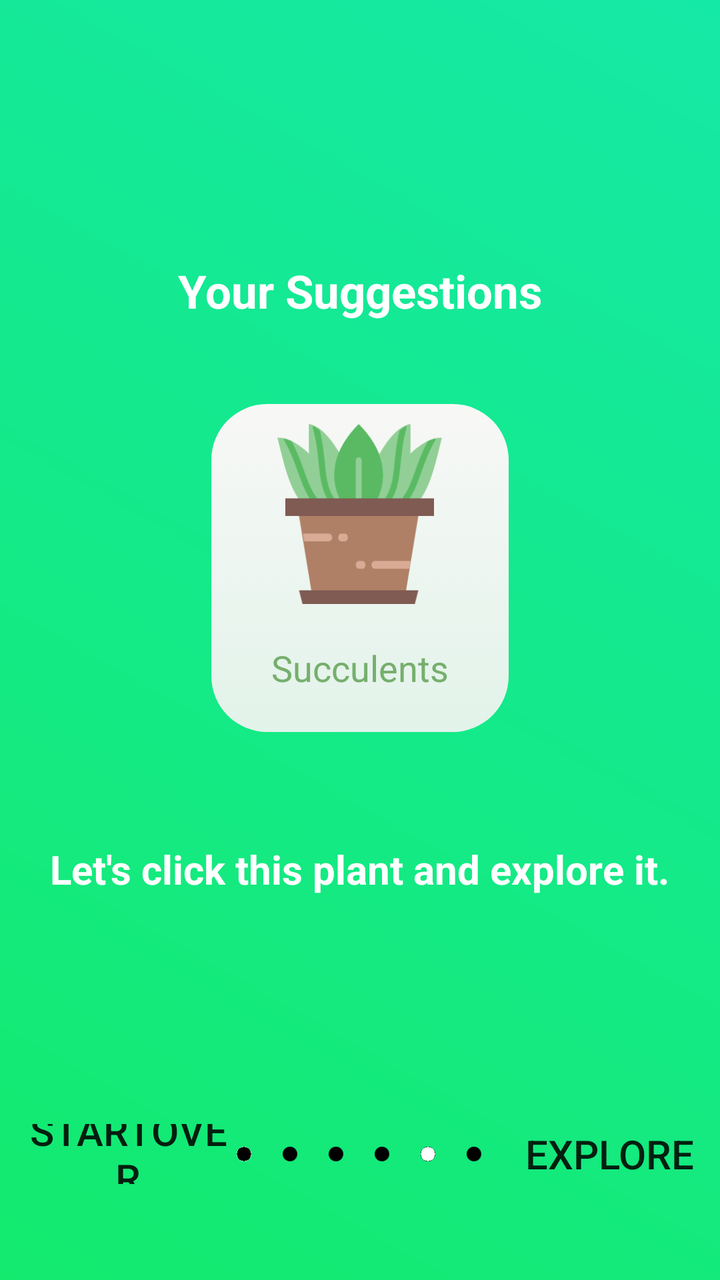
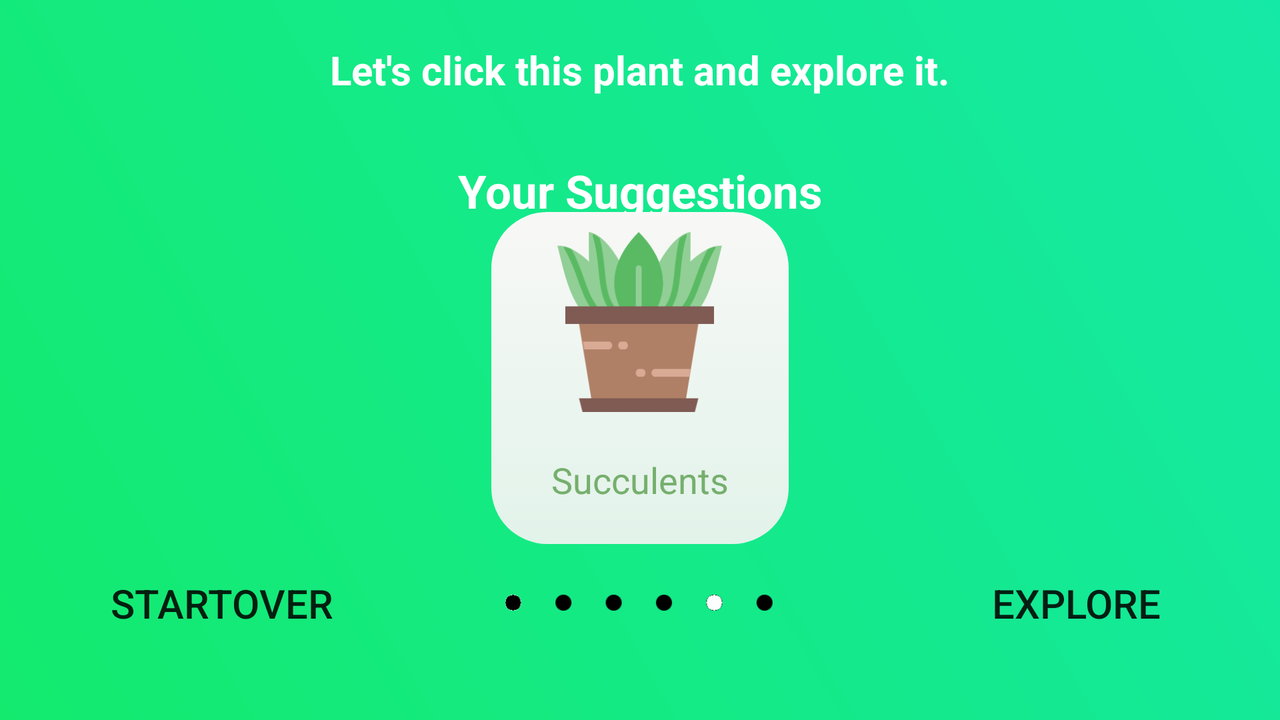

First picture: res/layout/ on a phone held upright. Second picture: the repository's own variant of that layout, on a device whose configuration matches the variant's folder. Source for both follows.
<!-- AndroidManifest.xml: application theme AppTheme -->
<!-- res/layout/yoursuggestion.xml -->
<?xml version="1.0" encoding="utf-8"?>
<android.support.constraint.ConstraintLayout
    xmlns:android="http://schemas.android.com/apk/res/android"
    xmlns:app="http://schemas.android.com/apk/res-auto"
    xmlns:tools="http://schemas.android.com/tools"
    android:layout_width="match_parent"
    android:layout_height="match_parent"
    android:background="@drawable/background_welcome">


    <LinearLayout
        android:id="@+id/linearLayout4"
        android:layout_width="match_parent"
        android:layout_height="match_parent"
        android:orientation="vertical">


        <TextView
            android:layout_width="wrap_content"
            android:layout_height="wrap_content"
            android:layout_gravity="center"
            android:layout_marginTop="130dp"
            android:text="@string/yourSuggestions"
            android:textColor="#FFFFFF"
            android:textSize="23sp"

            android:textStyle="bold" />
    </LinearLayout>

    <RelativeLayout
        android:layout_width="match_parent"
        android:layout_height="match_parent"
        tools:layout_editor_absoluteX="16dp">

        <ImageView
            android:id="@+id/suggestedplant"
            android:layout_width="169dp"
            android:layout_height="160dp"
            android:layout_alignTop="@+id/suggestedlabel"
            android:layout_centerHorizontal="true"
            android:elevation="20dp"
            android:paddingBottom="60dp"
            android:paddingLeft="30dp"
            android:paddingRight="30dp"
            android:paddingTop="10dp"
            app:srcCompat="@drawable/plant14" />


        <TextView
            android:id="@+id/suggestedlabel"
            android:layout_width="wrap_content"
            android:layout_height="164dp"
            android:layout_alignParentTop="true"
            android:layout_centerHorizontal="true"
            android:layout_marginTop="202dp"
            android:background="@drawable/rounded"
            android:clickable="true"
            android:elevation="0dp"
            android:gravity="bottom|center"
            android:paddingBottom="20dp"
            android:paddingLeft="30dp"
            android:paddingRight="30dp"
            android:paddingTop="10dp"
            android:text="@string/succulents"
            android:textColor="#76af6d"
            android:textSize="18sp" />


    </RelativeLayout>


    <LinearLayout
        android:layout_width="match_parent"
        android:layout_height="0dp"
        android:layout_marginBottom="192dp"
        android:orientation="vertical"
        app:layout_constraintBottom_toBottomOf="parent"
        app:layout_constraintEnd_toEndOf="parent"
        app:layout_constraintStart_toStartOf="parent">

        <TextView
            android:layout_width="wrap_content"
            android:layout_height="wrap_content"
            android:layout_gravity="center"
            android:layout_marginTop="30dp"
            android:layout_weight="1"
            android:text="@string/explore"
            android:textColor="#FFFFFF"
            android:textSize="20sp"
            android:textStyle="bold" />
    </LinearLayout>


    <LinearLayout
        android:id="@+id/linearLayout2"
        android:layout_width="match_parent"
        android:layout_height="30dp"
        android:layout_marginBottom="48dp"
        android:layout_marginTop="10dp"
        android:gravity="center_vertical"
        android:orientation="horizontal"
        app:layout_constraintBottom_toBottomOf="parent"
        app:layout_constraintEnd_toEndOf="parent"
        app:layout_constraintStart_toStartOf="parent"
        app:layout_constraintTop_toBottomOf="@+id/linearLayout">


        <Button
            android:id="@+id/startover"
            android:layout_width="0dp"
            android:layout_height="200dp"
            android:layout_weight="1"
            android:background="@null"
            android:paddingLeft="10dp"
            android:text="StartOver"
            android:textSize="20sp"/>


        <ImageView
            android:layout_width="5dp"
            android:layout_height="8dp"
            android:layout_weight="1"
            android:src="@drawable/navcircles5" />

        <Button
            android:id="@+id/explore"
            android:layout_width="0dp"
            android:layout_height="54dp"
            android:layout_weight="1"
            android:background="@null"
            android:paddingLeft="8dp"
            android:text="EXPLORE"
            android:textSize="20sp" />


    </LinearLayout>

</android.support.constraint.ConstraintLayout>
<!-- resources referenced by this layout -->
<resources>
  <!-- drawable background_welcome (drawable) -->
  <?xml version="1.0" encoding="utf-8"?>
      <shape xmlns:android="http://schemas.android.com/apk/res/android" android:shape="rectangle">
          <size android:width="100dp" android:height="100dp"></size>
          <gradient android:startColor="@color/colorPrimaryDark" android:endColor="@color/colorPrimary" android:angle="225"></gradient>
      </shape>
  <!-- drawable navcircles5: png bitmap (drawable, 620 bytes) -->
  <!-- drawable plant14: png bitmap (drawable, 14557 bytes) -->
  <!-- drawable rounded (drawable) -->
  <?xml version="1.0" encoding="utf-8"?>
  <selector xmlns:tools="http://schemas.android.com/tools" xmlns:android="http://schemas.android.com/apk/res/android">
      <item android:state_pressed="true" android:drawable="@drawable/roundedselected" />
      <item android:state_activated="true" android:drawable="@drawable/roundedselected" />
  
      <item>
          <shape android:shape="rectangle"  >
              <corners android:radius="28dip" />
              <stroke android:width="0dip" android:color="#686565" />
              <gradient android:angle="-90" android:endColor="#e2f3ea" android:startColor="#FFF8F8F6" android:useLevel="false" />
          </shape>
      </item>
  </selector>
  <string name="explore"> "Let's click this plant and explore it." </string>
  <string name="succulents"> "Succulents"</string>
  <string name="yourSuggestions"> "Your Suggestions" </string>
  <style name="AppTheme" parent="Theme.AppCompat.Light.DarkActionBar">
          
          <item name="colorPrimary">@color/colorPrimary</item>
          <item name="colorPrimaryDark">@color/colorPrimary</item>
          <item name="colorAccent">@color/colorAccent</item>
          <item name="android:displayOptions">disableHome</item>
          <item name="android:navigationBarColor">@color/colorPrimary</item>
          <item name="windowNoTitle">true</item>
      </style>
  <color name="colorPrimaryDark">#15E9A6</color>
  <color name="colorPrimary">#13EA6E</color>
  <!-- drawable roundedselected (drawable) -->
  <?xml version="1.0" encoding="utf-8"?>
  <selector xmlns:android="http://schemas.android.com/apk/res/android">
      <item>
          <shape android:shape="rectangle"  >
              <corners android:radius="28dip" />
              <stroke android:width="1dp" android:color="#0b0b0b" />
              <gradient android:angle="-90" android:endColor="#e2f3ea" android:startColor="#FFF8F8F6" android:useLevel="false" />
          </shape>
      </item>
  </selector>
  <color name="colorAccent">#A5D6A7</color>
</resources>
<!-- res/layout-land/yoursuggestion.xml (the repository's variant of the layout above) -->
<!-- drawn on the phone turned sideways -->
<?xml version="1.0" encoding="utf-8"?>
<android.support.constraint.ConstraintLayout
    xmlns:android="http://schemas.android.com/apk/res/android"
    xmlns:app="http://schemas.android.com/apk/res-auto"
    xmlns:tools="http://schemas.android.com/tools"
    android:layout_width="match_parent"
    android:layout_height="match_parent"
    android:background="@drawable/background_welcome">


    <LinearLayout
        android:id="@+id/linearLayout4"
        android:layout_width="match_parent"
        android:layout_height="match_parent"
        android:orientation="vertical">


        <TextView
            android:layout_width="wrap_content"
            android:layout_height="wrap_content"
            android:layout_gravity="center"
            android:layout_marginTop="80dp"
            android:text="@string/yourSuggestions"
            android:textColor="#FFFFFF"
            android:textSize="23sp"

            android:textStyle="bold" />
    </LinearLayout>

    <RelativeLayout
        android:layout_width="match_parent"
        android:layout_height="match_parent"
        tools:layout_editor_absoluteX="0dp"
        tools:layout_editor_absoluteY="0dp">

        <ImageView
            android:id="@+id/suggestedplant"
            android:layout_width="169dp"
            android:layout_height="160dp"
            android:layout_alignTop="@+id/suggestedlabel"
            android:layout_centerHorizontal="true"
            android:elevation="20dp"
            android:paddingBottom="60dp"
            android:paddingLeft="30dp"
            android:paddingRight="30dp"
            android:paddingTop="10dp"
            app:srcCompat="@drawable/plant14" />


        <TextView
            android:id="@+id/suggestedlabel"
            android:layout_width="wrap_content"
            android:layout_height="166dp"
            android:layout_alignParentBottom="true"
            android:layout_centerHorizontal="true"
            android:layout_marginBottom="88dp"
            android:background="@drawable/rounded"
            android:elevation="0dp"
            android:gravity="bottom|center"
            android:paddingBottom="20dp"
            android:paddingLeft="30dp"
            android:paddingRight="30dp"
            android:paddingTop="10dp"
            android:text="@string/succulents"
            android:textColor="#76af6d"
            android:textSize="18sp" />
    </RelativeLayout>


    <LinearLayout
        android:layout_width="match_parent"
        android:layout_height="0dp"
        android:layout_marginBottom="312dp"
        android:orientation="vertical"
        app:layout_constraintBottom_toBottomOf="parent"
        app:layout_constraintEnd_toEndOf="parent"
        app:layout_constraintHorizontal_bias="1.0"
        app:layout_constraintStart_toStartOf="parent">

        <TextView
            android:layout_width="wrap_content"
            android:layout_height="wrap_content"
            android:layout_gravity="center"
            android:layout_marginTop="30dp"
            android:layout_weight="1"
            android:text="@string/explore"
            android:textColor="#FFFFFF"
            android:textSize="20sp"
            android:textStyle="bold" />
    </LinearLayout>


    <LinearLayout
        android:id="@+id/linearLayout2"
        android:layout_width="match_parent"
        android:layout_height="21dp"
        android:layout_marginBottom="48dp"
        android:layout_marginTop="10dp"
        android:gravity="center_vertical"
        android:orientation="horizontal"
        app:layout_constraintBottom_toBottomOf="parent"
        app:layout_constraintEnd_toEndOf="parent"
        app:layout_constraintStart_toStartOf="parent"
        app:layout_constraintTop_toBottomOf="@+id/linearLayout">


        <Button
            android:id="@+id/startover"
            android:layout_width="0dp"
            android:layout_height="200dp"
            android:layout_weight="1"
            android:background="@null"
            android:paddingLeft="10dp"
            android:text="StartOver"
            android:textSize="20sp"/>


        <ImageView
            android:layout_width="5dp"
            android:layout_height="8dp"
            android:layout_weight="1"
            android:src="@drawable/navcircles5" />

        <Button
            android:id="@+id/explore"
            android:layout_width="0dp"
            android:layout_height="54dp"
            android:layout_weight="1"
            android:background="@null"
            android:paddingLeft="8dp"
            android:text="EXPLORE"
            android:textSize="20sp" />


    </LinearLayout>

</android.support.constraint.ConstraintLayout>
